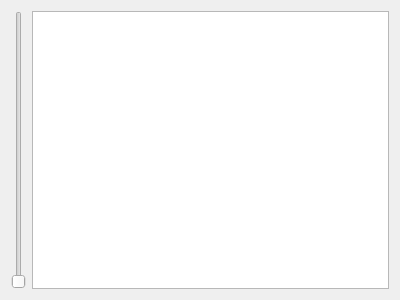
<?xml version="1.0" encoding="UTF-8"?>
<ui version="4.0">
 <class>Form</class>
 <widget class="QWidget" name="Form">
  <property name="geometry">
   <rect>
    <x>0</x>
    <y>0</y>
    <width>400</width>
    <height>300</height>
   </rect>
  </property>
  <property name="windowTitle">
   <string>Form</string>
  </property>
  <layout class="QHBoxLayout" name="horizontalLayout">
   <item>
    <widget class="QSlider" name="verticalSlider">
     <property name="orientation">
      <enum>Qt::Vertical</enum>
     </property>
    </widget>
   </item>
   <item>
    <widget class="GraphicsLayoutWidget" name="graphicsView"/>
   </item>
  </layout>
 </widget>
 <customwidgets>
  <customwidget>
   <class>GraphicsLayoutWidget</class>
   <extends>QGraphicsView</extends>
   <header location="global">pyqtgraph</header>
  </customwidget>
 </customwidgets>
 <resources/>
 <connections/>
</ui>
